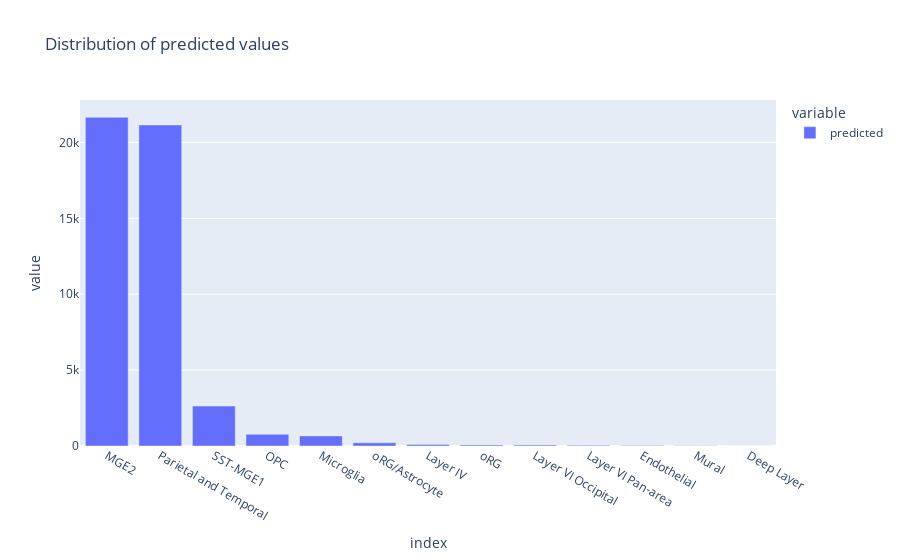

The code cell stored with this chart in its notebook:
### Code cell
px.bar(allen['predicted'].value_counts(), title='Distribution of predicted values')

### Figure 1 — Plotly figure (JSON) as saved in the notebook; plotly's stock layout.template omitted (floating-point values rounded to 4 significant figures)
{"data": [{"alignmentgroup": "True", "hovertemplate": "variable=predicted<br>index=%{x}<br>value=%{y}<extra></extra>", "legendgroup": "predicted", "marker": {"color": "#636efa", "pattern": {"shape": ""}}, "name": "predicted", "offsetgroup": "predicted", "orientation": "v", "showlegend": true, "textposition": "auto", "type": "bar", "x": ["MGE2", "Parietal and Temporal", "SST-MGE1", "OPC", "Microglia", "oRG/Astrocyte", "Layer IV", "oRG", "Layer VI Occipital", "Layer VI Pan-area", "Endothelial", "Mural", "Deep Layer"], "xaxis": "x", "y": [21659, 21157, 2635, 769, 666, 207, 105, 71, 66, 44, 35, 12, 6], "yaxis": "y"}], "layout": {"barmode": "relative", "legend": {"title": {"text": "variable"}, "tracegroupgap": 0}, "title": {"text": "Distribution of predicted values"}, "xaxis": {"anchor": "y", "domain": [0, 1], "title": {"text": "index"}}, "yaxis": {"anchor": "x", "domain": [0, 1], "title": {"text": "value"}}}}
